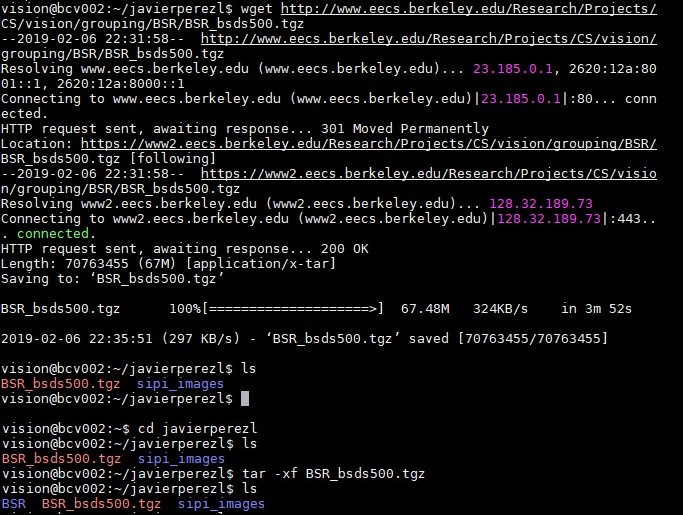
#> input picture 01-Linux/p3.jpg, 683 x 515 px
$ python main.py --img_file ../01-Linux/p3.jpg   (older library calls are emulated)
#> lines starting #> are read from the running program, lines starting #| are printed output that depends on the picture; after the words box and inside, x2 and y2 are one past the last pixel; in counts of white or black regions, pixels touching at a corner belong together
#> further down, img is the input picture: shape (515, 683, 3); mean R, G, B 20.2, 19.1, 20.5
### 06-Segmentation/Segment.py
#!/usr/bin/env python3

def segmentByClustering( rgbImage, colorSpace, clusteringMethod, numberOfClusters):

    # colorSpace : 'rgb', 'lab', 'hsv', 'rgb+xy', 'lab+xy' or 'hsv+xy'
    # clusteringMethod = 'kmeans', 'gmm', 'hierarchical' or 'watershed'.
    # numberOfClusters positive integer (larger than 2)

#> called with colorSpace = 'rgb', clusteringMethod = 'watershed', numberOfClusters = 4
    import matplotlib.pyplot as plt
    from skimage import io, color
    import numpy as np
    imgSize = rgbImage.shape
#> imgSize = (515, 683, 3)
    x = np.zeros((rgbImage.shape[0],rgbImage.shape[1]),dtype="uint8")
    y = np.zeros((rgbImage.shape[0],rgbImage.shape[1]),dtype="uint8")
    for i in range(rgbImage.shape[0]):
        for j in range(rgbImage.shape[1]):
            x[i][j] = i
            y[i][j] = j
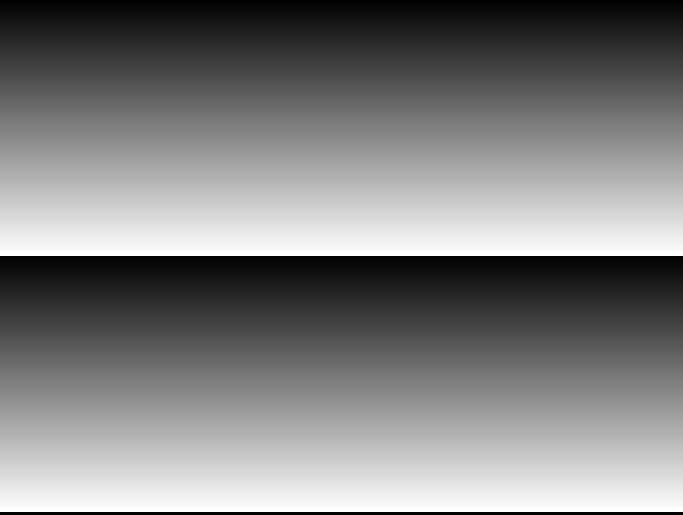
#> x: shape (515, 683); min 0, max 255, mean 126.8
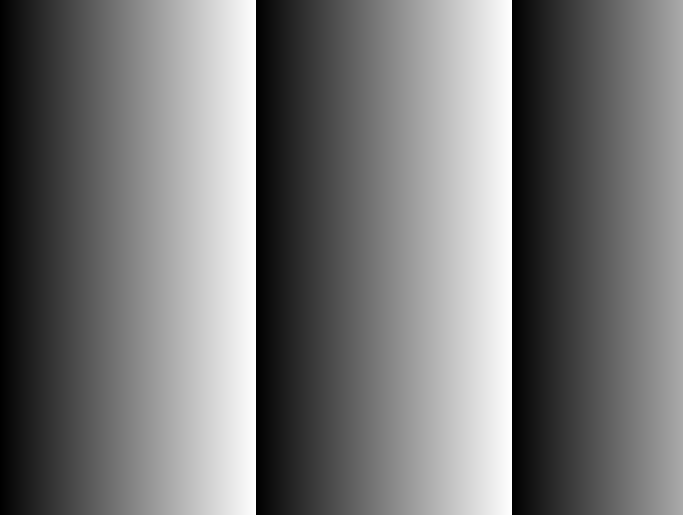
#> y: shape (515, 683); min 0, max 255, mean 116.9

    if colorSpace == 'rgb':
        imgColorSp = rgbImage
        if clusteringMethod == 'hierarchical':
            imgColorSp = np.resize(imgColorSp,(100,100,3)) #para jerarquico se redimensiona a 100x100x3
            imgColorSpRes = np.reshape(imgColorSp,(10000,imgColorSp.shape[2]))
        else:
            imgColorSpRes = np.reshape(imgColorSp,(imgColorSp.shape[0]*imgColorSp.shape[1],imgColorSp.shape[2]))
    elif colorSpace == 'lab':
        imgColorSp = color.rgb2lab(rgbImage)
        if clusteringMethod == 'hierarchical':
            imgColorSp = np.resize(imgColorSp,(100,100,3))
            imgColorSpRes = np.reshape(imgColorSp,(10000,imgColorSp.shape[2]))
        else:
            imgColorSpRes = np.reshape(imgColorSp,(imgColorSp.shape[0]*imgColorSp.shape[1],imgColorSp.shape[2]))

        from sklearn.preprocessing import MinMaxScaler
        scaler = MinMaxScaler(feature_range=(0,1))
        scaler.fit(imgColorSpRes)
        imgColorSpRes = scaler.transform(imgColorSpRes) #se normalizan los tres canales

    elif colorSpace == 'hsv':
        imgColorSp = color.rgb2hsv(rgbImage)
        if clusteringMethod == 'hierarchical':
            imgColorSp = np.resize(imgColorSp,(100,100,3))
            imgColorSpRes = np.reshape(imgColorSp,(10000,imgColorSp.shape[2]))
        else:
            imgColorSpRes = np.reshape(imgColorSp,(imgColorSp.shape[0]*imgColorSp.shape[1],imgColorSp.shape[2]))
    elif colorSpace == 'rgb+xy':
        imgColorSp = np.dstack((rgbImage,x,y))
        if clusteringMethod == 'hierarchical':
            imgColorSp = np.resize(imgColorSp,(100,100,3))
            imgColorSpRes = np.reshape(imgColorSp,(10000,imgColorSp.shape[2]))
        else:
            imgColorSpRes = np.reshape(imgColorSp,(imgColorSp.shape[0]*imgColorSp.shape[1],imgColorSp.shape[2]))

        from sklearn.preprocessing import MinMaxScaler
        scaler = MinMaxScaler(feature_range=(0,1))
        scaler.fit(imgColorSpRes)
        imgColorSpRes = scaler.transform(imgColorSpRes) #se normalizan los cinco canales

    elif colorSpace == 'lab+xy':
        imgColorSp = np.dstack((color.rgb2lab(rgbImage),x,y))
        if clusteringMethod == 'hierarchical':
            imgColorSp = np.resize(imgColorSp,(100,100,3))
            imgColorSpRes = np.reshape(imgColorSp,(10000,imgColorSp.shape[2]))
        else:
            imgColorSpRes = np.reshape(imgColorSp,(imgColorSp.shape[0]*imgColorSp.shape[1],imgColorSp.shape[2]))

        from sklearn.preprocessing import MinMaxScaler
        scaler = MinMaxScaler(feature_range=(0,1))
        scaler.fit(imgColorSpRes)
        imgColorSpRes = scaler.transform(imgColorSpRes) #se normalizan los cinco canales

    elif colorSpace == 'hsv+xy':
        imgColorSp = np.dstack((color.rgb2hsv(rgbImage),x,y))
        if clusteringMethod == 'hierarchical':
            imgColorSp = np.resize(imgColorSp,(100,100,3))
            imgColorSpRes = np.reshape(imgColorSp,(10000,imgColorSp.shape[2]))
        else:
            imgColorSpRes = np.reshape(imgColorSp,(imgColorSp.shape[0]*imgColorSp.shape[1],imgColorSp.shape[2]))

        from sklearn.preprocessing import MinMaxScaler
        scaler = MinMaxScaler(feature_range=(0,1))
        scaler.fit(imgColorSpRes)
        imgColorSpRes = scaler.transform(imgColorSpRes) #se normalizan los cinco canales

    if clusteringMethod == 'kmeans':
        #kmeans
        from sklearn.cluster import KMeans

        imgSize = rgbImage.shape
        kmeans = KMeans(numberOfClusters).fit(imgColorSpRes)
        # Predicting the clusters
        segmentation = kmeans.predict(imgColorSpRes)
        segmentation = np.reshape(segmentation ,(imgSize[0],imgSize[1]))
        #adapted from http://www.aprendemachinelearning.com/k-means-en-python-paso-a-paso/

    elif clusteringMethod == 'gmm':
        #from sklearn.mixture import GaussianMixture
        from sklearn.mixture import GaussianMixture
        imgSize = rgbImage.shape
        gmm = GaussianMixture(numberOfClusters).fit(imgColorSpRes)
        segmentation = gmm.predict(imgColorSpRes)
        segmentation = np.reshape(segmentation ,(imgSize[0],imgSize[1]))

    elif clusteringMethod == 'hierarchical':
        from sklearn.cluster import AgglomerativeClustering
        cluster = AgglomerativeClustering(numberOfClusters, affinity='euclidean', linkage='ward')
        segmentation = cluster.fit_predict(imgColorSpRes)
        segmentation = np.reshape(segmentation ,(100,100))
        #adapted from https://stackabuse.com/hierarchical-clustering-with-python-and-scikit-learn/

    elif clusteringMethod == 'watershed':
        #watershed
        import numpy as np
        from scipy import ndimage as ndi
        from skimage import feature
        from skimage import morphology

        imgColorSp = np.mean(imgColorSp,axis=2) #se promedian los canales respecto a la 3ra dim
        maxlocal = feature.peak_local_max(imgColorSp, num_peaks=numberOfClusters, num_peaks_per_label=1, indices=False)
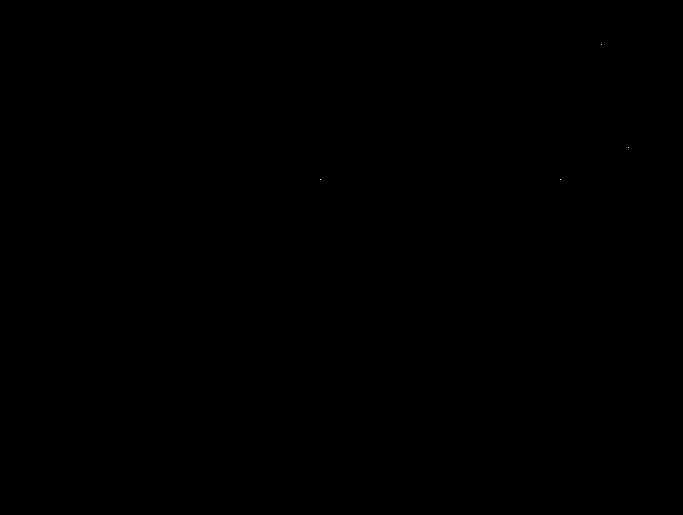
#> maxlocal: shape (515, 683) bool; 0% white in thin lines or dots, all inside (x1, y1, x2, y2) = (320, 44, 629, 180)
        marcadores = ndi.label(maxlocal)[0]
#> marcadores: shape (515, 683) int32; 5 distinct labels, from 0 to 4
        segmentation = morphology.watershed(-imgColorSp, marcadores, mask=imgColorSp)
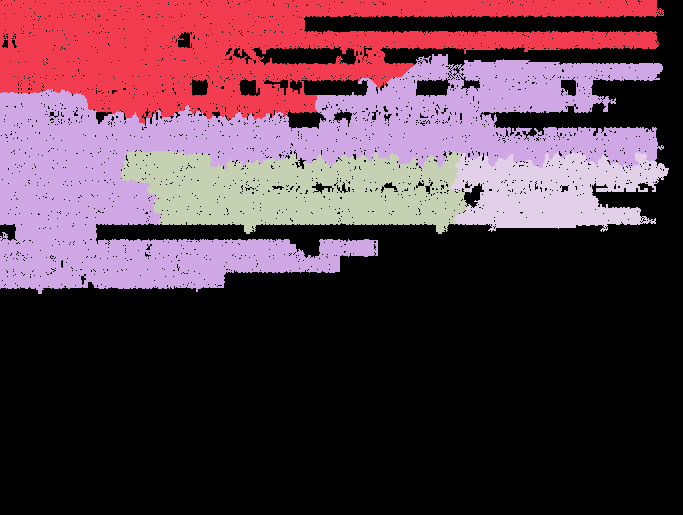
#> segmentation: shape (515, 683) int32; 5 distinct labels, from 0 to 4; one colour per label, 0 black
        #addapted from http://scikit-image.org/docs/dev/auto_examples/segmentation/plot_watershed.html

    segmentation = segmentation + 1 #para evitar que hayan grupos con etiqueta #0
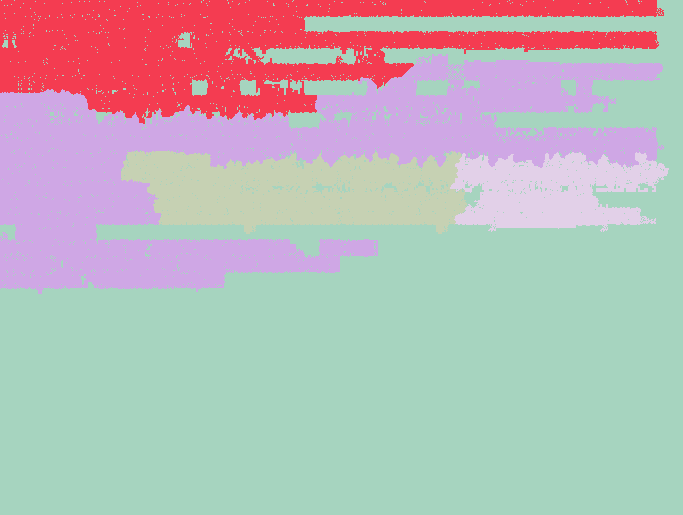
#> segmentation: shape (515, 683) int32; 5 distinct labels, from 1 to 5; one colour per label, 0 black
    return segmentation
    #return imgColorSpRes

# [27 lines left out: function evalSegmentation, not called in this run]


import matplotlib.pyplot as plt
from skimage import io, color
import numpy as np
"""
img = 'BSDS_small/train/22090.jpg'
rgbImage = io.imread(img)
colorSpace = 'hsv'
clusteringMethod = 'gmm'
numberOfClusters = 5
segmentation = segmentByClustering( rgbImage, colorSpace, clusteringMethod, numberOfClusters)

plt.imshow(segmentation, cmap=plt.get_cmap('tab20b')) #or another colormap that you like https://matplotlib.org/examples/color/colormaps_reference.html
plt.show()

import scipy.io as sio


# Load .mat
gt=sio.loadmat(img.replace('jpg', 'mat'))

#Load segmentation from sixth human
segm=gt['groundTruth'][0,5][0][0]['Segmentation']
plt.imshow(segm, cmap=plt.get_cmap('hot'))
plt.colorbar()
plt.show()


ratio = evalSegmentation (gt, segmentation)
print(ratio)

"""

### 06-Segmentation/main.py
#!/usr/bin/env python3

def imshow(img, seg, title='Image'):
#> called with title = 'Prediction'
    import matplotlib.pyplot as plt
    plt.imshow(img, cmap=plt.get_cmap('gray'))
    plt.imshow(seg, cmap=plt.get_cmap('rainbow'), alpha=0.5)
    cb = plt.colorbar()
    cb.set_ticks(range(seg.max()+1))
    plt.title(title)
    plt.axis('off')
    plt.show()
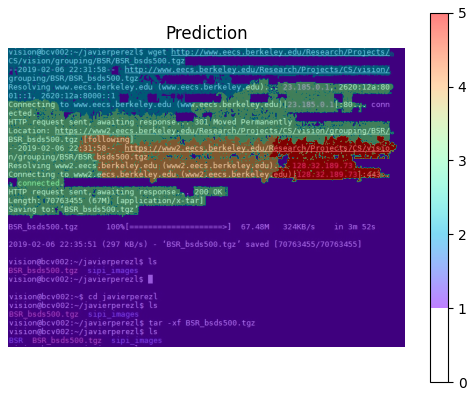
#> figure drawn by matplotlib, 2 panels

def groundtruth(img_file):
    import scipy.io as sio
    img = imageio.imread(img_file)
#> (the run stopped early here; a loop or call above may not have finished)
